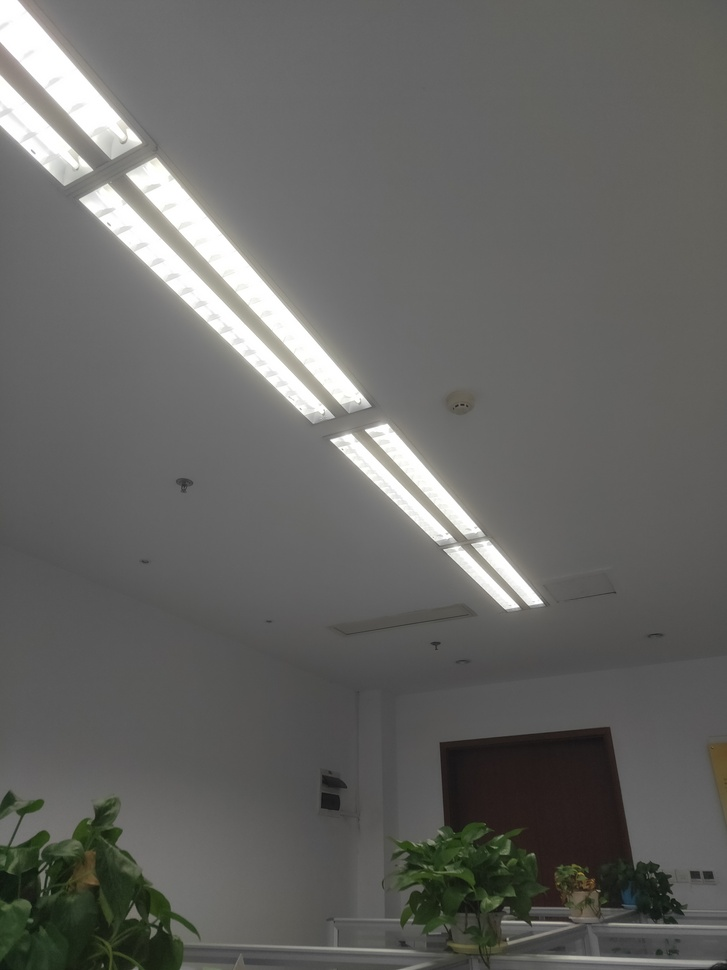
#> input picture 技术学习/CV-learning/images/test.jpg, 727 x 970 px, shrunk from 3456 x 4608 before the run
$ python NumPy-demo4.py   (Python 2 division)
#> lines starting #> are read from the running program, lines starting #| are printed output that depends on the picture
#_*_coding:utf-8_*_

#图像平均
from PIL import Image
from numpy import *
from pylab import *

def computer_average(imlist):
	averageim = array(Image.open(imlist[0]),'f')
	for imname in imlist[1:]:
		try:
			averageim += array(Image.open(imname))
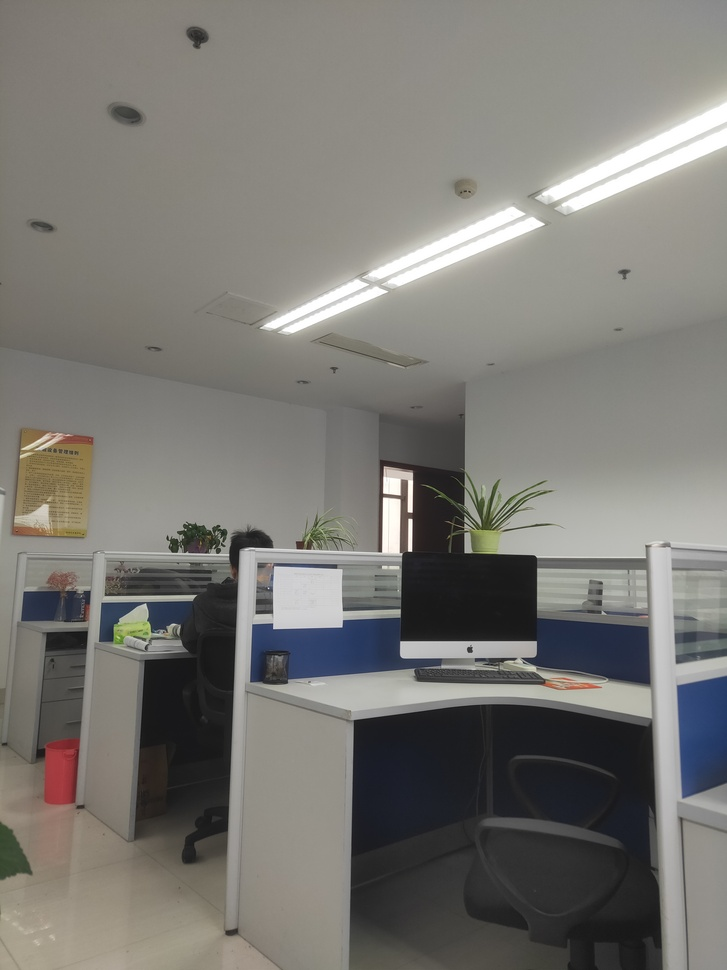
#> input picture 技术学习/CV-learning/images/test2.jpg, 727 x 970 px, shrunk from 3456 x 4608 before the run
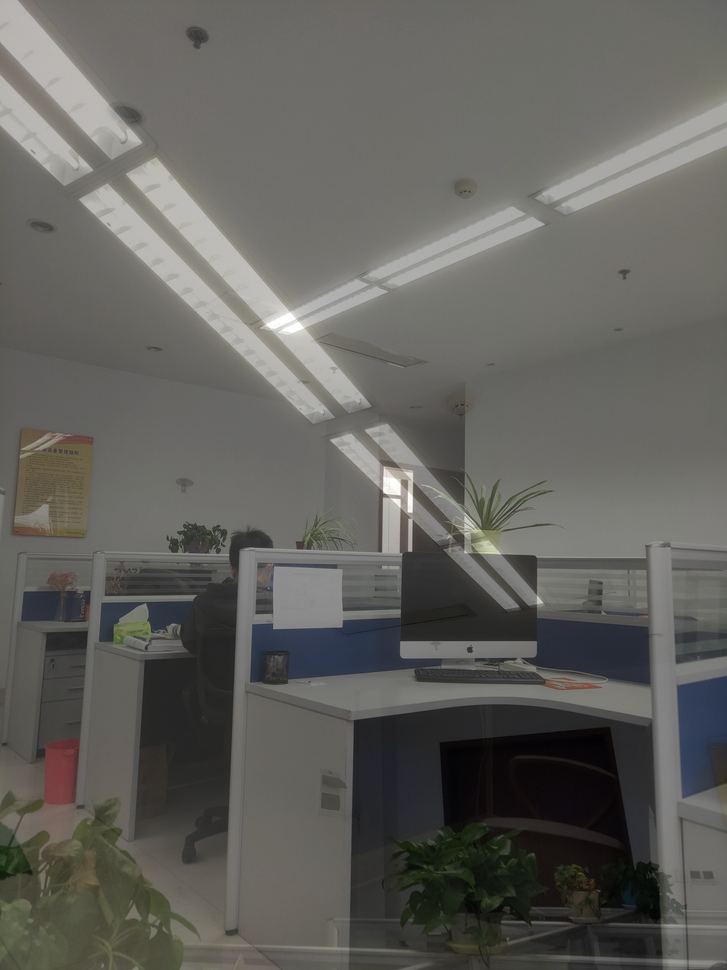
#> averageim: shape (970, 727, 3) float32; mean R, G, B 223.9, 222.2, 214.7; drawn with min black and max white
#> pass 3 of the loop in computer_average, `for imname in imlist[1:]:`:
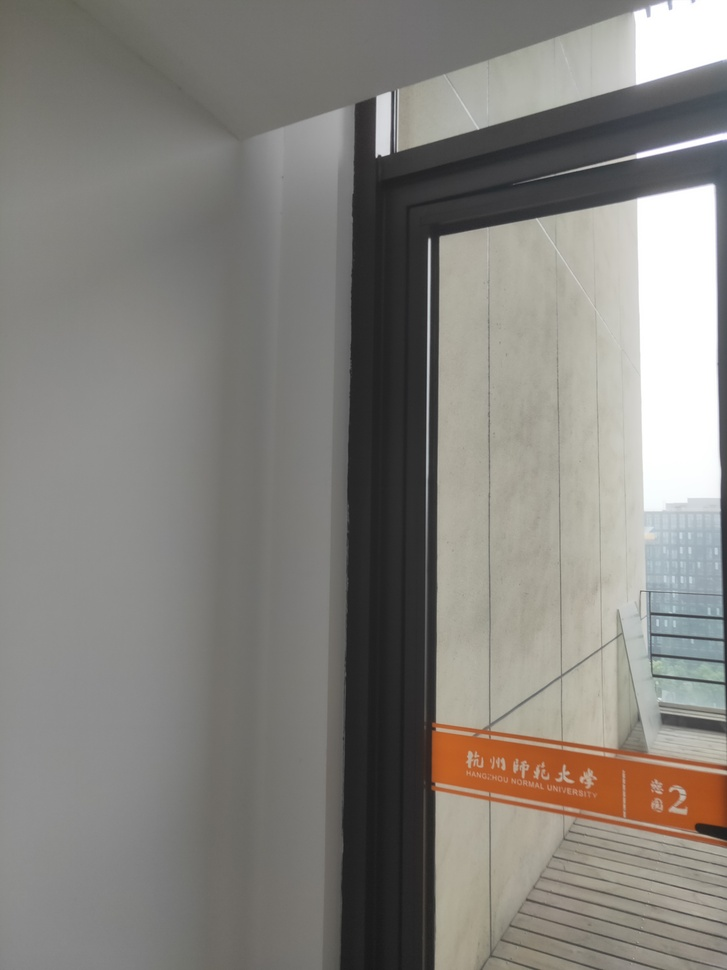
#> input picture 技术学习/CV-learning/images/test4.jpg, 727 x 970 px, shrunk from 3456 x 4608 before the run
#> in computer_average, `averageim += array(Image.open(imname))`:
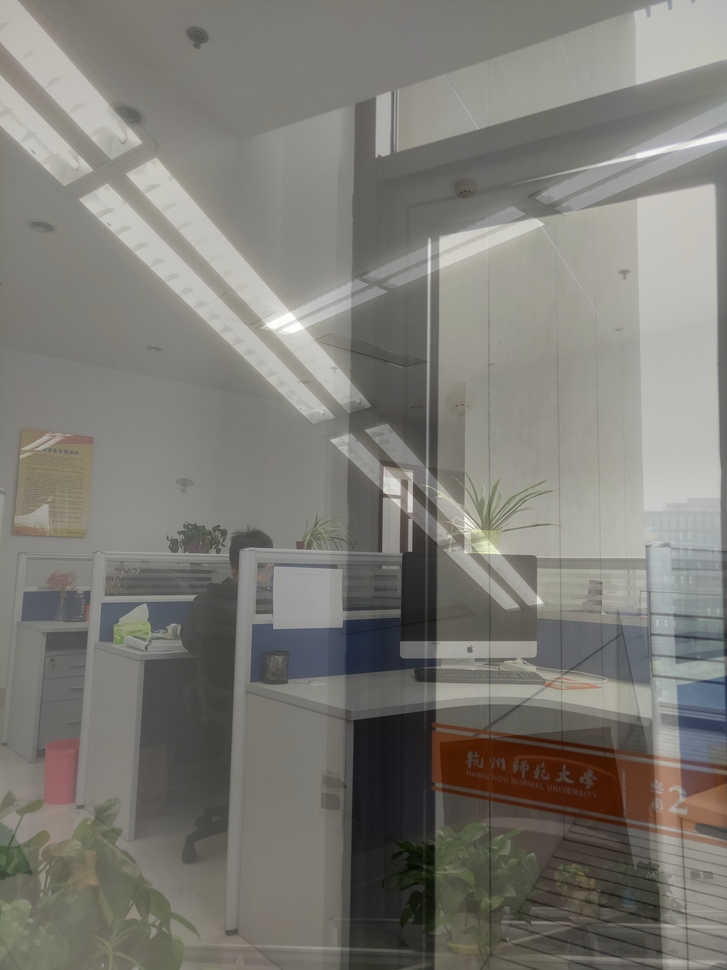
#> averageim: shape (970, 727, 3) float32; mean R, G, B 356.5, 352, 339.4; drawn with min black and max white
		except:
			print imname + '...skipped'
	averageim /= len(imlist)
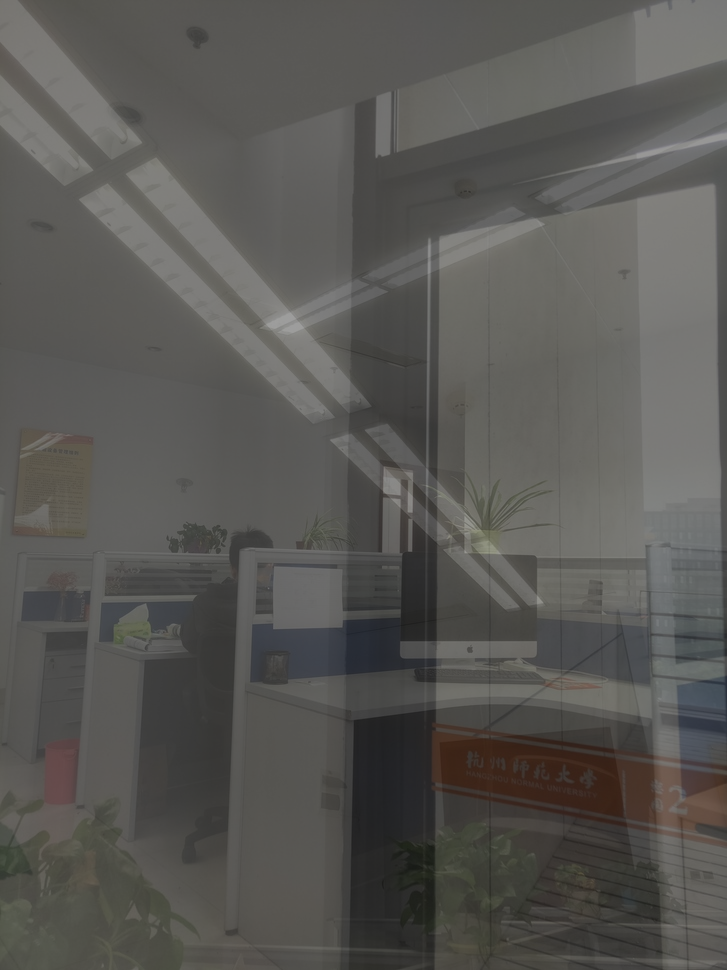
#> averageim: shape (970, 727, 3) float32; mean R, G, B 89.1, 88, 84.8
	return array(averageim, 'uint8')


imlist = [
'../images/test.jpg',
'../images/test2.jpg',
'../images/test3.jpg',
'../images/test4.jpg',
]

im = computer_average(imlist)
imshow(im)
show()
